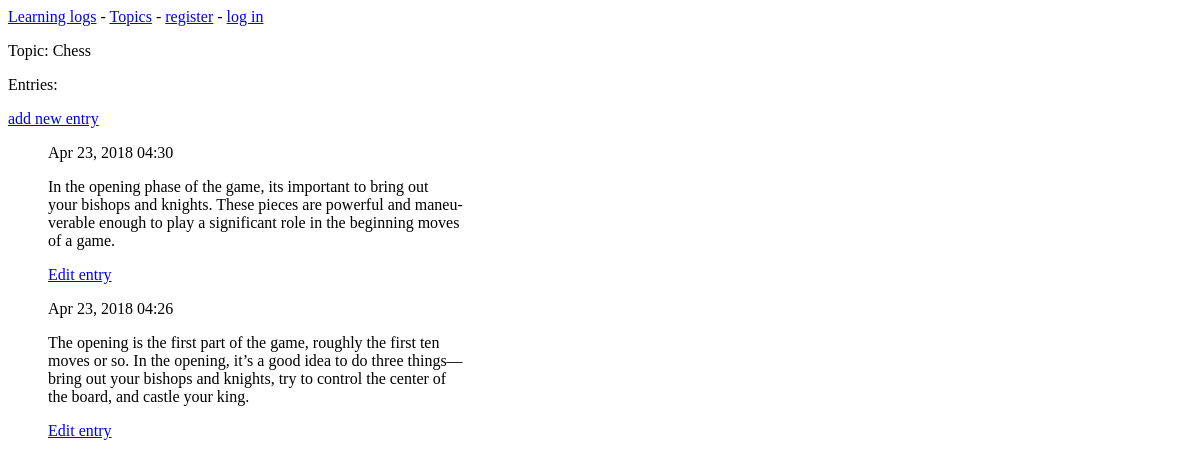
The app's page /topics/1/, older data.
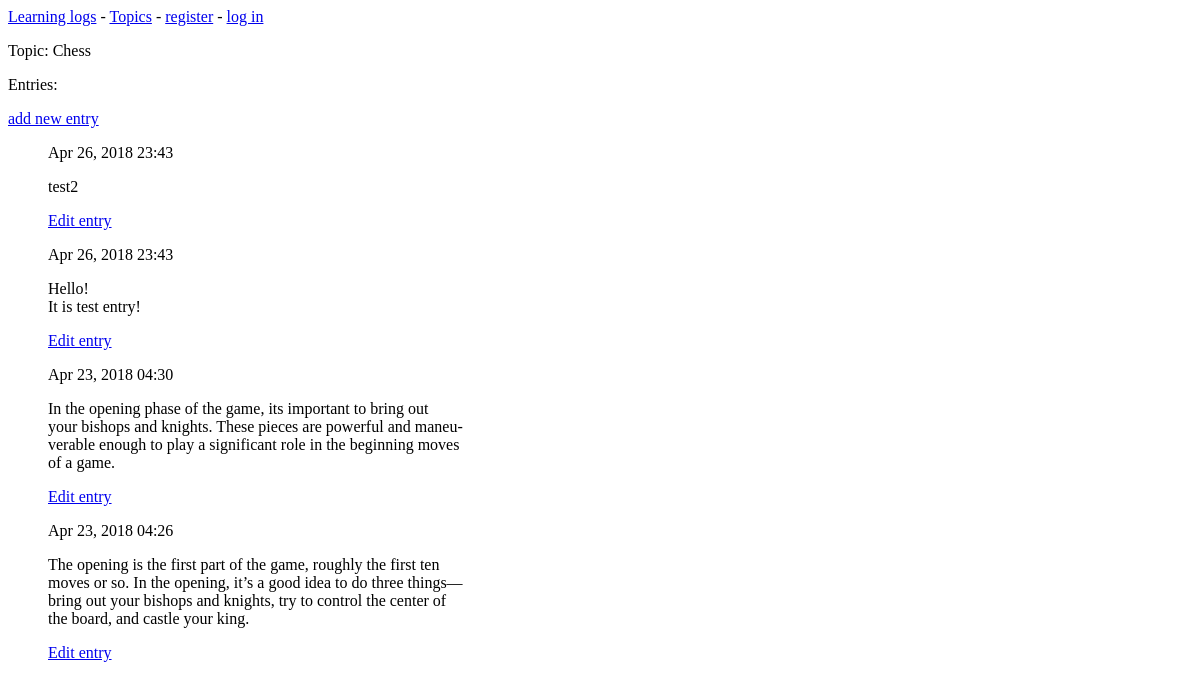
The same page, newer data.
### learning_logs/models.py (models this page shows, shortened)
class Topic(models.Model):
    text = models.CharField(max_length=200)
    date_added = models.DateTimeField(auto_now_add=True)
    def __str__(self):
        return self.text

class Entry(models.Model):
    topic = models.ForeignKey(Topic)
    text = models.TextField()
    date_added = models.DateTimeField(auto_now_add=True)
    class Meta:
        verbose_name_plural = 'entries'

### learning_logs/views.py (the view)
# urls.py: url(r'^topics/(?P<topic_id>\d+)/$', views.topic, name='topic'),
def topic(request, topic_id):
    topic = Topic.objects.get(id=topic_id)
    entries = topic.entry_set.order_by('-date_added')
    context = {'topic': topic, 'entries': entries}
    return render(request, 'learning_logs/topic.html', context)

### learning_logs/templates/learning_logs/topic.html
{% extends "learning_logs/base.html"%}
{% block content %}
    <p>Topic: {{ topic }}</p>
    <p>Entries:</p>
    <p>
        <a href="{% url 'learning_logs:new_entry' topic.id %}">add new entry</a>
    </p>
    <ul>
        {% for entry in entries %}
            <p>{{ entry.date_added|date:'M d, Y H:i' }}</p>
            <p>{{ entry.text|linebreaks }}</p>
        <a href="{% url 'learning_logs:edit_entry' entry.id %}">Edit entry</a>
        {%empty%}
        <li>
                There are no entries for this topic yet.
            </li>
        {% endfor %}
    </ul>
{% endblock content %}

### learning_logs/templates/learning_logs/base.html
<p>
    <a href="{% url 'learning_logs:index' %}">Learning logs</a> -
    <a href="{% url 'learning_logs:topics' %}">Topics</a> -
    {% if user.is_authenticated %}
        Hello, {{ user.username }}.
        <a href="{% url 'users:logout' %}">log out</a>
    {% else %}
        <a href="{% url 'users:register' %}">register</a> -
        <a href="{% url 'users:login' %}">log in</a>
    {% endif %}
</p>
{% block content %}{% endblock content %}

Row changes from the older to the newer data that the page shows:
added Entry: date_added "Apr 26, 2018 23:43", text "test2"
added Entry: date_added "Apr 26, 2018 23:43", text "Hello! It is test entry!"
